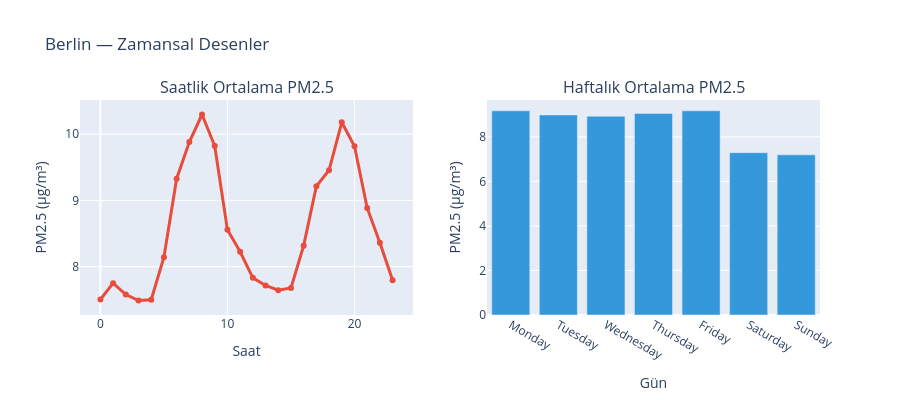

Write notebook code for a chart like this one.
### Code cell
# Saatlik ve haftalık desenler
df_h = df.copy()
df_h['hour'] = df_h['datetime'].dt.hour
df_h['dayofweek'] = df_h['datetime'].dt.day_name()

fig = make_subplots(rows=1, cols=2, subplot_titles=('Saatlik Ortalama PM2.5', 'Haftalık Ortalama PM2.5'))

hourly = df_h.groupby('hour')['pm25'].mean().reset_index()
fig.add_trace(go.Scatter(x=hourly['hour'], y=hourly['pm25'], mode='lines+markers',
                          line=dict(color='#e74c3c', width=3)), row=1, col=1)

day_order = ['Monday','Tuesday','Wednesday','Thursday','Friday','Saturday','Sunday']
weekly = df_h.groupby('dayofweek')['pm25'].mean().reindex(day_order).reset_index()
fig.add_trace(go.Bar(x=weekly['dayofweek'], y=weekly['pm25'],
                      marker_color='#3498db'), row=1, col=2)

fig.update_xaxes(title_text='Saat', row=1, col=1)
fig.update_xaxes(title_text='Gün', row=1, col=2)
fig.update_yaxes(title_text='PM2.5 (μg/m³)')
fig.update_layout(showlegend=False, height=400, title_text=f'{CITY} — Zamansal Desenler')
fig.show()

### Figure 1 — Plotly figure (JSON) as saved in the notebook; plotly's stock layout.template omitted (floating-point values rounded to 4 significant figures)
{"data": [{"line": {"color": "#e74c3c", "width": 3}, "mode": "lines+markers", "type": "scatter", "x": [0, 1, 2, 3, 4, 5, 6, 7, 8, 9, 10, 11, 12, 13, 14, 15, 16, 17, 18, 19, 20, 21, 22, 23], "xaxis": "x", "y": [7.506, 7.751, 7.579, 7.49, 7.501, 8.144, 9.328, 9.881, 10.3, 9.82, 8.556, 8.225, 7.832, 7.716, 7.645, 7.679, 8.318, 9.214, 9.457, 10.18, 9.818, 8.887, 8.363, 7.796], "yaxis": "y"}, {"marker": {"color": "#3498db"}, "type": "bar", "x": ["Monday", "Tuesday", "Wednesday", "Thursday", "Friday", "Saturday", "Sunday"], "xaxis": "x2", "y": [9.168, 8.984, 8.923, 9.051, 9.171, 7.289, 7.191], "yaxis": "y2"}], "layout": {"annotations": [{"font": {"size": 16}, "showarrow": false, "text": "Saatlik Ortalama PM2.5", "x": 0.225, "xanchor": "center", "xref": "paper", "y": 1.0, "yanchor": "bottom", "yref": "paper"}, {"font": {"size": 16}, "showarrow": false, "text": "Haftalık Ortalama PM2.5", "x": 0.775, "xanchor": "center", "xref": "paper", "y": 1.0, "yanchor": "bottom", "yref": "paper"}], "height": 400, "showlegend": false, "title": {"text": "Berlin — Zamansal Desenler"}, "xaxis": {"anchor": "y", "domain": [0.0, 0.45], "title": {"text": "Saat"}}, "xaxis2": {"anchor": "y2", "domain": [0.55, 1.0], "title": {"text": "Gün"}}, "yaxis": {"anchor": "x", "domain": [0.0, 1.0], "title": {"text": "PM2.5 (μg/m³)"}}, "yaxis2": {"anchor": "x2", "domain": [0.0, 1.0], "title": {"text": "PM2.5 (μg/m³)"}}}}
